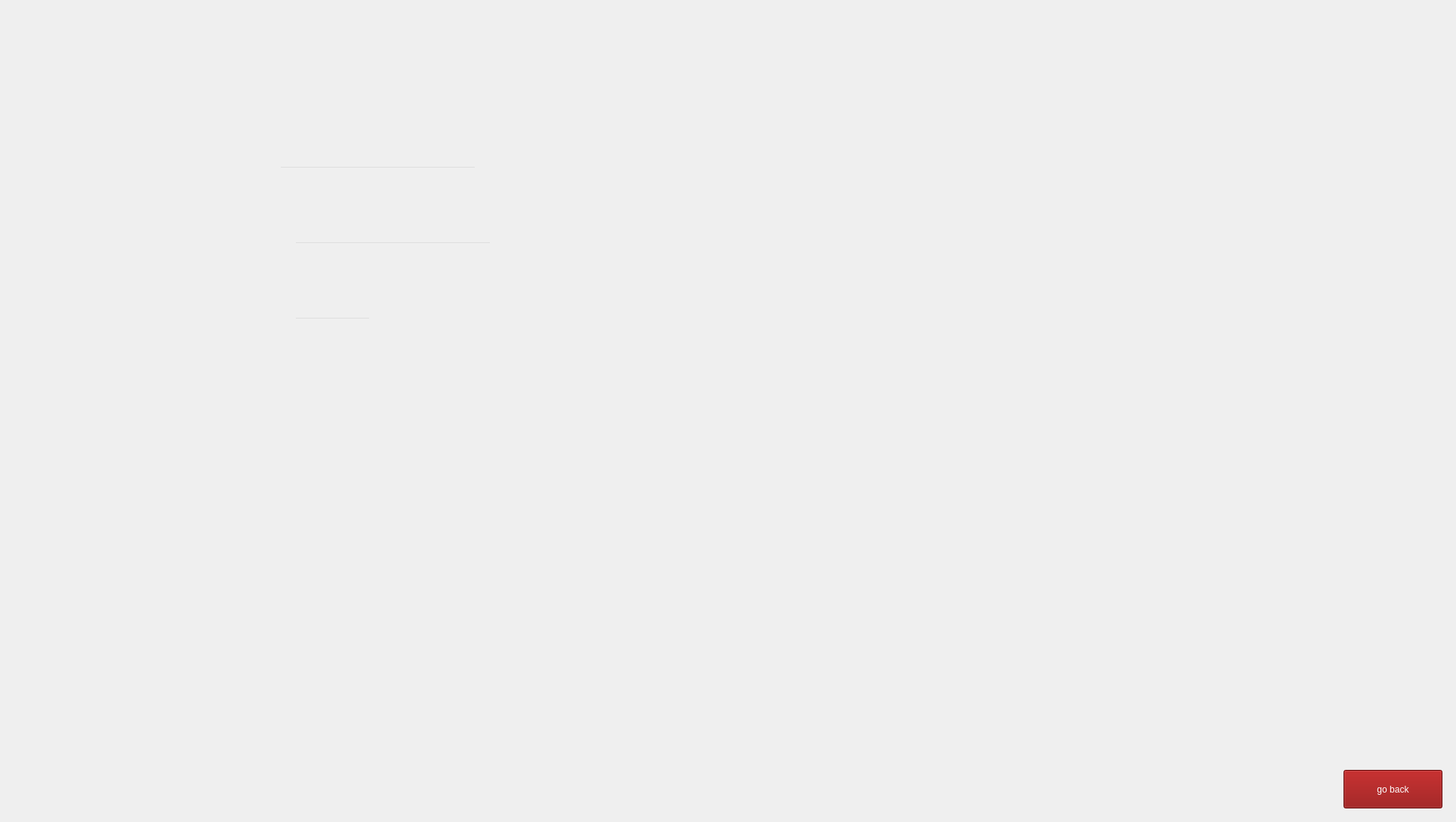
    <widget class="QWidget" name="add_Workout">
     <widget class="QLabel" name="label_3">
      <property name="geometry">
       <rect>
        <x>0</x>
        <y>0</y>
        <width>1920</width>
        <height>1080</height>
       </rect>
      </property>
      <property name="text">
       <string/>
      </property>
      <property name="pixmap">
       <pixmap resource="bgi.qrc">:/new/prefix1/bgi/add workout.jpg</pixmap>
      </property>
      <property name="scaledContents">
       <bool>true</bool>
      </property>
     </widget>
     <widget class="QPushButton" name="submit_2">
      <property name="geometry">
       <rect>
        <x>580</x>
        <y>890</y>
        <width>221</width>
        <height>91</height>
       </rect>
      </property>
      <property name="cursor">
       <cursorShape>PointingHandCursor</cursorShape>
      </property>
      <property name="styleSheet">
       <string notr="true">QPushButton {
    background-color: transparent;
    border: none;
}

QPushButton:hover {
    background-color: rgba(30,30, 30, 30);
    border-radius: 10px;
}
</string>
      </property>
      <property name="text">
       <string/>
      </property>
     </widget>
     <widget class="QLineEdit" name="duration">
      <property name="geometry">
       <rect>
        <x>390</x>
        <y>420</y>
        <width>101</width>
        <height>61</height>
       </rect>
      </property>
      <property name="styleSheet">
       <string notr="true">font: 28pt &quot;Segoe UI&quot;;
background: transparent;
color: rgb(255, 255, 255);</string>
      </property>
      <property name="inputMethodHints">
       <set>Qt::InputMethodHint::ImhDigitsOnly</set>
      </property>
      <property name="text">
       <string/>
      </property>
      <property name="readOnly">
       <bool>false</bool>
      </property>
     </widget>
     <widget class="QLineEdit" name="type">
      <property name="geometry">
       <rect>
        <x>390</x>
        <y>320</y>
        <width>261</width>
        <height>71</height>
       </rect>
      </property>
      <property name="styleSheet">
       <string notr="true">font: 28pt &quot;Segoe UI&quot;;
background: transparent;
color: rgb(255, 255, 255);</string>
      </property>
      <property name="inputMethodHints">
       <set>Qt::InputMethodHint::ImhDigitsOnly</set>
      </property>
      <property name="text">
       <string/>
      </property>
      <property name="readOnly">
       <bool>false</bool>
      </property>
     </widget>
     <widget class="QLineEdit" name="dayDate">
      <property name="geometry">
       <rect>
        <x>370</x>
        <y>220</y>
        <width>261</width>
        <height>61</height>
       </rect>
      </property>
      <property name="styleSheet">
       <string notr="true">font: 28pt &quot;Segoe UI&quot;;
color: rgb(255, 255, 255);
background: transparent;
</string>
      </property>
      <property name="inputMethodHints">
       <set>Qt::InputMethodHint::ImhDigitsOnly</set>
      </property>
      <property name="text">
       <string/>
      </property>
      <property name="readOnly">
       <bool>false</bool>
      </property>
     </widget>
     <widget class="QPushButton" name="back_to_memmenue_10">
      <property name="geometry">
       <rect>
        <x>1780</x>
        <y>1020</y>
        <width>131</width>
        <height>51</height>
       </rect>
      </property>
      <property name="cursor">
       <cursorShape>PointingHandCursor</cursorShape>
      </property>
      <property name="styleSheet">
       <string notr="true">background-color: rgb(138, 0, 0);
font: 24pt &quot;Microsoft Tai Le&quot;;
color: white;</string>
      </property>
      <property name="text">
       <string>go back</string>
      </property>
     </widget>
    </widget>
